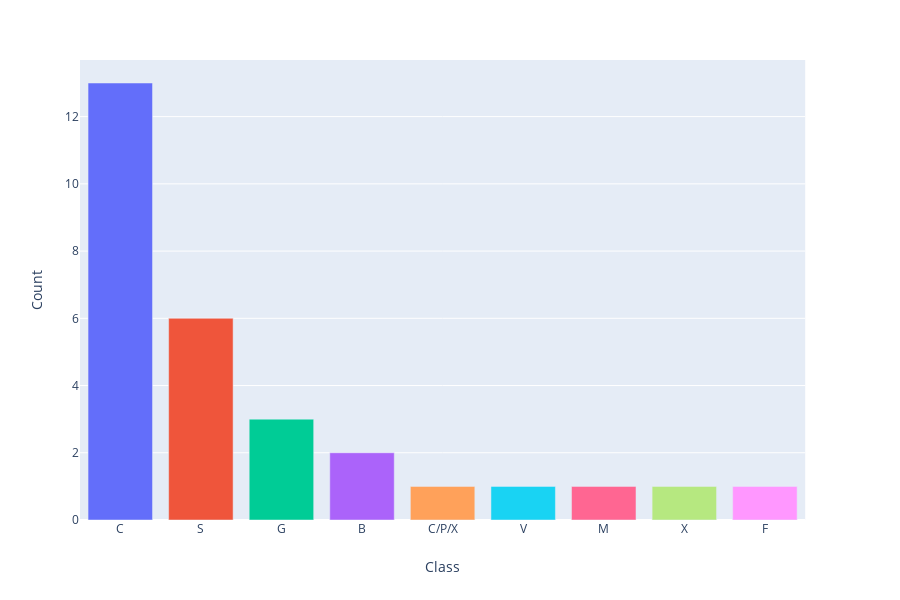

Source (notebook cell):
### Code cell
freq = dict(merge['Class'].value_counts())
#for x, y in freq.items():  freq[x] = [y]
freq = pd.DataFrame(list(freq.items()), columns=['Class', 'Count'])
figure = px.bar(freq,x="Class", y="Count", color=[
    '#1f77b4',  # muted blue
    '#ff7f0e',  # safety orange
    '#2ca02c',  # cooked asparagus green
    '#d62728',  # brick red
    '#9467bd',  # muted purple
    '#8c564b',  # chestnut brown
    '#e377c2',  # raspberry yogurt pink
    '#7f7f7f',  # middle gray
    '#bcbd22',  # curry yellow-green
])
figure.update_layout(showlegend=False)

### Figure 1 — Plotly figure (JSON) as saved in the notebook; plotly's stock layout.template omitted (floating-point values rounded to 4 significant figures)
{"data": [{"alignmentgroup": "True", "hoverlabel": {"namelength": 0}, "hovertemplate": "color=#1f77b4<br>Class=%{x}<br>Count=%{y}", "legendgroup": "color=#1f77b4", "marker": {"color": "#636efa"}, "name": "color=#1f77b4", "offsetgroup": "color=#1f77b4", "orientation": "v", "showlegend": true, "textposition": "auto", "type": "bar", "x": ["C"], "xaxis": "x", "y": [13], "yaxis": "y"}, {"alignmentgroup": "True", "hoverlabel": {"namelength": 0}, "hovertemplate": "color=#ff7f0e<br>Class=%{x}<br>Count=%{y}", "legendgroup": "color=#ff7f0e", "marker": {"color": "#EF553B"}, "name": "color=#ff7f0e", "offsetgroup": "color=#ff7f0e", "orientation": "v", "showlegend": true, "textposition": "auto", "type": "bar", "x": ["S"], "xaxis": "x", "y": [6], "yaxis": "y"}, {"alignmentgroup": "True", "hoverlabel": {"namelength": 0}, "hovertemplate": "color=#2ca02c<br>Class=%{x}<br>Count=%{y}", "legendgroup": "color=#2ca02c", "marker": {"color": "#00cc96"}, "name": "color=#2ca02c", "offsetgroup": "color=#2ca02c", "orientation": "v", "showlegend": true, "textposition": "auto", "type": "bar", "x": ["G"], "xaxis": "x", "y": [3], "yaxis": "y"}, {"alignmentgroup": "True", "hoverlabel": {"namelength": 0}, "hovertemplate": "color=#d62728<br>Class=%{x}<br>Count=%{y}", "legendgroup": "color=#d62728", "marker": {"color": "#ab63fa"}, "name": "color=#d62728", "offsetgroup": "color=#d62728", "orientation": "v", "showlegend": true, "textposition": "auto", "type": "bar", "x": ["B"], "xaxis": "x", "y": [2], "yaxis": "y"}, {"alignmentgroup": "True", "hoverlabel": {"namelength": 0}, "hovertemplate": "color=#9467bd<br>Class=%{x}<br>Count=%{y}", "legendgroup": "color=#9467bd", "marker": {"color": "#FFA15A"}, "name": "color=#9467bd", "offsetgroup": "color=#9467bd", "orientation": "v", "showlegend": true, "textposition": "auto", "type": "bar", "x": ["C/P/X"], "xaxis": "x", "y": [1], "yaxis": "y"}, {"alignmentgroup": "True", "hoverlabel": {"namelength": 0}, "hovertemplate": "color=#8c564b<br>Class=%{x}<br>Count=%{y}", "legendgroup": "color=#8c564b", "marker": {"color": "#19d3f3"}, "name": "color=#8c564b", "offsetgroup": "color=#8c564b", "orientation": "v", "showlegend": true, "textposition": "auto", "type": "bar", "x": ["V"], "xaxis": "x", "y": [1], "yaxis": "y"}, {"alignmentgroup": "True", "hoverlabel": {"namelength": 0}, "hovertemplate": "color=#e377c2<br>Class=%{x}<br>Count=%{y}", "legendgroup": "color=#e377c2", "marker": {"color": "#FF6692"}, "name": "color=#e377c2", "offsetgroup": "color=#e377c2", "orientation": "v", "showlegend": true, "textposition": "auto", "type": "bar", "x": ["M"], "xaxis": "x", "y": [1], "yaxis": "y"}, {"alignmentgroup": "True", "hoverlabel": {"namelength": 0}, "hovertemplate": "color=#7f7f7f<br>Class=%{x}<br>Count=%{y}", "legendgroup": "color=#7f7f7f", "marker": {"color": "#B6E880"}, "name": "color=#7f7f7f", "offsetgroup": "color=#7f7f7f", "orientation": "v", "showlegend": true, "textposition": "auto", "type": "bar", "x": ["X"], "xaxis": "x", "y": [1], "yaxis": "y"}, {"alignmentgroup": "True", "hoverlabel": {"namelength": 0}, "hovertemplate": "color=#bcbd22<br>Class=%{x}<br>Count=%{y}", "legendgroup": "color=#bcbd22", "marker": {"color": "#FF97FF"}, "name": "color=#bcbd22", "offsetgroup": "color=#bcbd22", "orientation": "v", "showlegend": true, "textposition": "auto", "type": "bar", "x": ["F"], "xaxis": "x", "y": [1], "yaxis": "y"}], "layout": {"barmode": "relative", "height": 600, "legend": {"tracegroupgap": 0}, "margin": {"t": 60}, "showlegend": false, "xaxis": {"anchor": "y", "domain": [0, 0.98], "title": {"text": "Class"}}, "yaxis": {"anchor": "x", "domain": [0, 1], "title": {"text": "Count"}}}}
